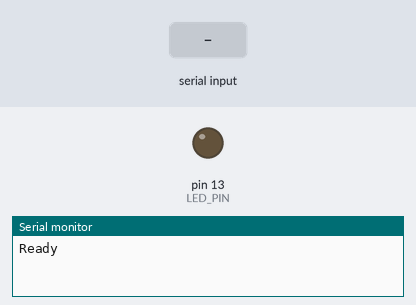
Simulated run of this sketch. Board: Arduino Uno, built with avr-gcc and run on an emulated ATmega328P. Parts: output pins drawn as LEDs (lit = HIGH), the last lines printed to the serial monitor. The test bench sets the inputs (shaded band).

Above: at 1.2 s.
1.3 s: "LED_ON\n" received over Serial
At 2.0 s:
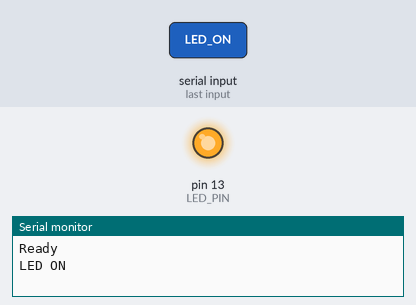
2.8 s: "LED_OFF\n" received over Serial
At 3.2 s:
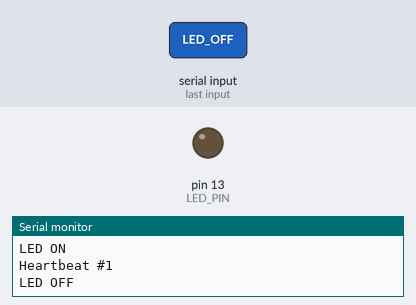
Timing chart, 0 to 5.8 s (numbered marks = the images above; inputs shaded):
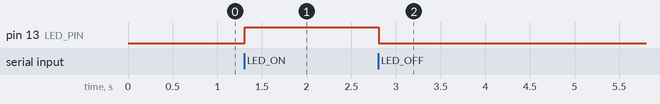

Measured:
- after the input at 1.3 s, pin 13 (LED_PIN): LOW → HIGH at once
- after the input at 2.8 s, pin 13 (LED_PIN): HIGH → LOW at once

The sketch:

SerialTerminalTestSketch.ino
```cpp
const int LED_PIN = LED_BUILTIN;
const unsigned long HEARTBEAT_INTERVAL_MS = 2000;

String inputLine = "";
unsigned long lastHeartbeatMillis = 0;
unsigned long heartbeatCount = 0;

void setup() {
  pinMode(LED_PIN, OUTPUT);
  Serial.begin(9600);
  while (!Serial) {
  }
  Serial.println("Ready");
}

void loop() {
  while (Serial.available() > 0) {
    char incomingChar = (char)Serial.read();
    if (incomingChar == '\n') {
      handleLine(inputLine);
      inputLine = "";
    } else if (incomingChar != '\r') {
      inputLine += incomingChar;
    }
  }

  unsigned long now = millis();
  if (now - lastHeartbeatMillis >= HEARTBEAT_INTERVAL_MS) {
    lastHeartbeatMillis = now;
    heartbeatCount++;
    Serial.print("Heartbeat #");
    Serial.println(heartbeatCount);
  }
}

void handleLine(String line) {
  line.trim();
  if (line.length() == 0) {
    return;
  }

  if (line.equalsIgnoreCase("LED_ON")) {
    digitalWrite(LED_PIN, HIGH);
    Serial.println("LED ON");
  } else if (line.equalsIgnoreCase("LED_OFF")) {
    digitalWrite(LED_PIN, LOW);
    Serial.println("LED OFF");
  } else {
    Serial.print("Echo: ");
    Serial.println(line);
  }
}
```
